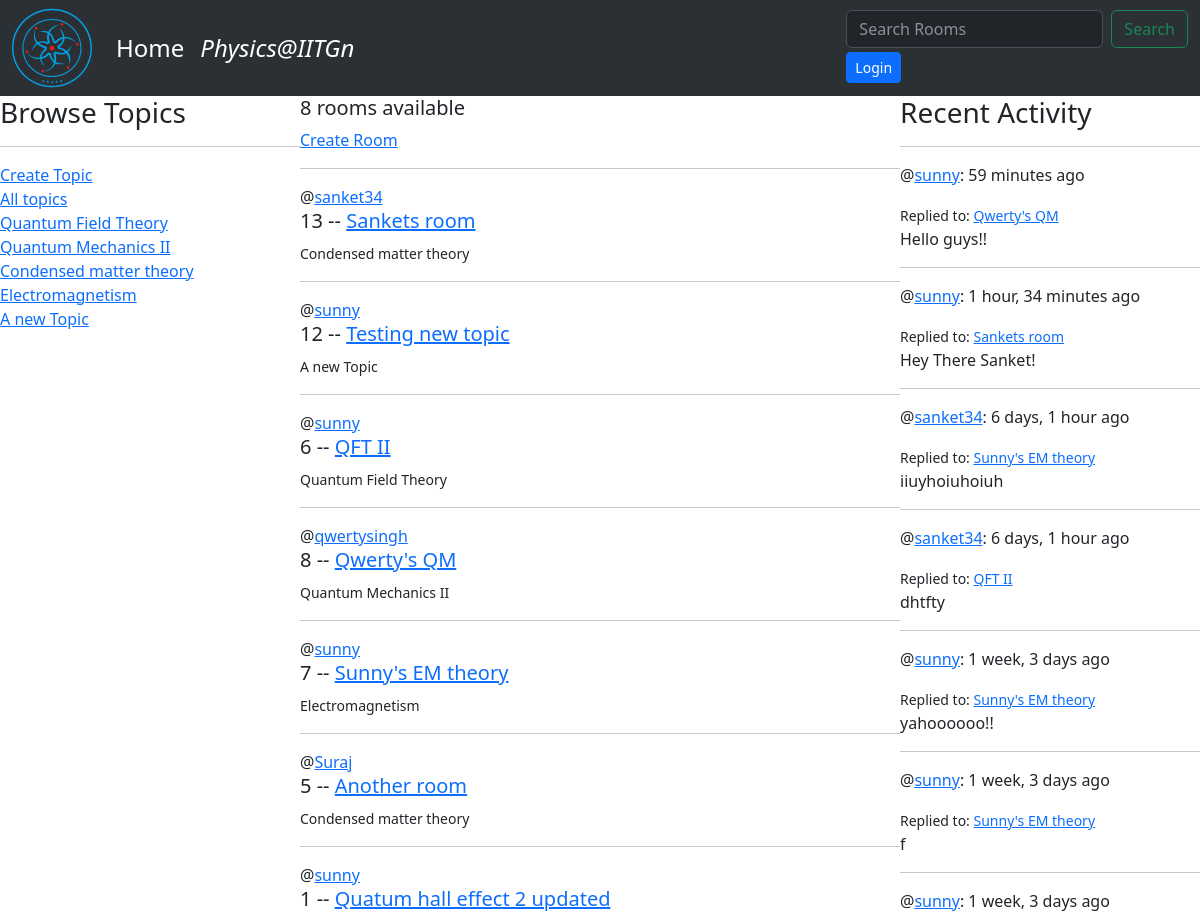
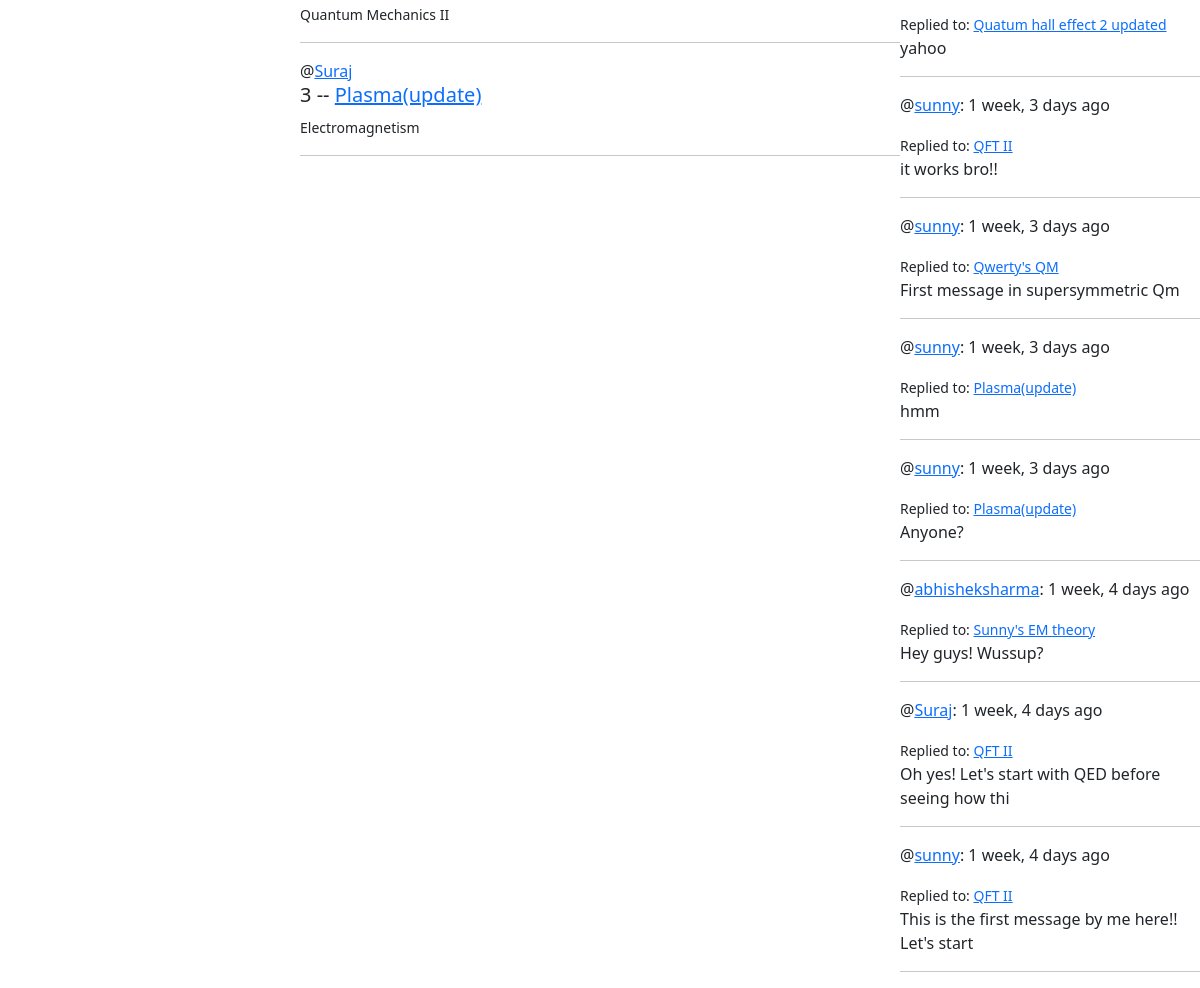
The page / on the database its author committed (2 pictures, top to bottom).
### base/models.py (models this page shows)
class Topic(models.Model):
    name=models.CharField(max_length=200)
    def __str__(self):
        return self.name

class Room(models.Model):
    host=models.ForeignKey(User, on_delete=models.SET_NULL, null=True)
    topic=models.ForeignKey('Topic', on_delete=models.SET_NULL, null=True) #use the '' inside Topic only if topic is down in the code literally
    name=models.CharField(max_length=200)
    description=models.TextField(null=True, blank=True) #now null is allowed, by default it's false, i.e, null not allowed, Blank means form submitted can be empty
    participants=models.ManyToManyField(User, related_name='participants', blank=True)
    updated= models.DateTimeField(auto_now=True)    #takes a snapshot anytime this model.. or table was updated
    created= models.DateTimeField(auto_now_add=True)
    class Meta:
        ordering=['-updated','-created'] #it somehow makes the new rooms in ascending order
    def __str__(self):
        return self.name

class Message(models.Model):
    user=models.ForeignKey(User, on_delete=models.CASCADE)
    room=models.ForeignKey(Room, on_delete=models.CASCADE) #delete all messages in room if room is deleted # why no primary key it is refering to?
    body=models.TextField()
    updated= models.DateTimeField(auto_now=True)    #takes a snapshot anytime this model.. or table was updated
    created= models.DateTimeField(auto_now_add=True)
    def __str__(self):
        return self.body[0:50] #first 50 characters

### base/views.py (the view)
# urls.py: path('', views.home, name="home"),
def home(request):  # request object is http object which tells us the kind of request method is sent and the kind of data that is being sent as a request
    q = request.GET.get('q')
    print(request.user)
    if q != None:
        rooms = Room.objects.filter(
            Q(topic__name__icontains=q) |
            Q(name__icontains=q) |
            Q(description__icontains=q) |
            Q(host__username__icontains=q)
        )
        room_messages = Message.objects.filter(Q(room__name__icontains=q) | Q(
            room__topic__name__icontains=q) | Q(room__host__username__icontains=q)).order_by('-created')
    else:
        rooms = Room.objects.filter()
        room_messages = Message.objects.filter().order_by('-created')
    room_count = rooms.count()
    topic = Topic.objects.all()
    context = {"rooms": rooms, "topic": topic,
               "room_count": room_count, 'room_messages': room_messages}
    return render(request, 'base/home.html', context)

### base/templates/base/home.html (shortened to what this page needs)
{% extends 'main.html' %}
{% block content %}
<div class="home-container">
    <div>
        {% include 'base/topics_component.html' %}
    </div>
    <div>
        <h5>{{room_count}} rooms available</h5>
        <a href="{% url 'create-room' %}">Create Room</a>
        <hr>
        {% include 'base/feed_component.html' %}
    </div>
    {% include 'base/activity_component.html' %}
    </div>
</div>
{% endblock content %}

### base/templates/base/topics_component.html
<h3>Browse Topics</h3>
<hr />
<div>
  <a href="{% url 'create-topic' %}">Create Topic</a>
</div>
<div>
  <a href="{% url 'home' %}">All topics</a>
</div>
{% for topics in topic %}
<div>
  <a href="{% url 'home' %}?q={{topics.name}}">{{topics.name}}</a>
</div>
{% endfor %}

### base/templates/base/feed_component.html (shortened to what this page needs)
    {% for room in rooms %}
    <div>
        <span>@<a href="{% url 'user' room.host.id %}">{{room.host.username}}</a></span>
        <h5>{{room.id}} -- <a href="{% url 'room' room.id %}">{{room.name}}</a></h5>
        <small>{{room.topic.name}}</small>
        <hr>
    </div>
    {% endfor %}

### base/templates/base/activity_component.html
<div class="feed">
    <h3>Recent Activity</h3>
    <hr>
    {% for texts in room_messages %}
    <div>
        <p>@<a href="{% url 'user' texts.user.id %}">{{texts.user}}</a>: {{texts.created|timesince}} ago </p>
        <small>Replied to: <a href="{% url 'room' texts.room.id %}">{{texts.room}}</a></small>
        <p>{{texts}}</p>
        <hr>
    </div>
    {% endfor %}

### base/templates/base/home.html (style rules this page uses)
.home-container { display: grid; grid-template-columns: 1fr 2fr 1fr; }

### rows shown on the page
Topic: name "Quantum Field Theory"
Topic: name "Quantum Mechanics II"
Topic: name "Condensed matter theory"
Topic: name "Electromagnetism"
Topic: name "A new Topic"
Room: host.username "sanket34", id "13", name "Sankets room", topic.name "Condensed matter theory"
Room: host.username "sunny", id "12", name "Testing new topic", topic.name "A new Topic"
Room: host.username "sunny", id "6", name "QFT II", topic.name "Quantum Field Theory"
Room: host.username "qwertysingh", id "8", name "Qwerty's QM", topic.name "Quantum Mechanics II"
Room: host.username "sunny", id "7", name "Sunny's EM theory", topic.name "Electromagnetism"
Room: host.username "Suraj", id "5", name "Another room", topic.name "Condensed matter theory"
Room: host.username "sunny", id "1", name "Quatum hall effect 2 updated", topic.name "Quantum Mechanics II"
Room: host.username "Suraj", id "3", name "Plasma(update)", topic.name "Electromagnetism"
Message: user "sunny", created "59 minutes", room "Qwerty's QM", body "Hello guys!!"
Message: user "sunny", created "1 hour, 34 minutes", room "Sankets room", body "Hey There Sanket!"
Message: user "sanket34", created "6 days, 1 hour", room "Sunny's EM theory", body "iiuyhoiuhoiuh"
Message: user "sanket34", created "6 days, 1 hour", room "QFT II", body "dhtfty"
Message: user "sunny", created "1 week, 3 days", room "Sunny's EM theory", body "yahoooooo!!"
Message: user "sunny", created "1 week, 3 days", room "Sunny's EM theory", body "f"
Message: user "sunny", created "1 week, 3 days", room "Quatum hall effect 2 updated", body "yahoo"
Message: user "sunny", created "1 week, 3 days", room "QFT II", body "it works bro!!"
Message: user "sunny", created "1 week, 3 days", room "Qwerty's QM", body "First message in supersymmetric Qm"
Message: user "sunny", created "1 week, 3 days", room "Plasma(update)", body "hmm"
Message: user "sunny", created "1 week, 3 days", room "Plasma(update)", body "Anyone?"
Message: user "abhisheksharma", created "1 week, 4 days", room "Sunny's EM theory", body "Hey guys! Wussup?"
Message: user "Suraj", created "1 week, 4 days", room "QFT II", body "Oh yes! Let's start with QED before seeing how thi"
Message: user "sunny", created "1 week, 4 days", room "QFT II", body "This is the first message by me here!! Let's start"

### other values the page prints
{{ room_count }} "8"
